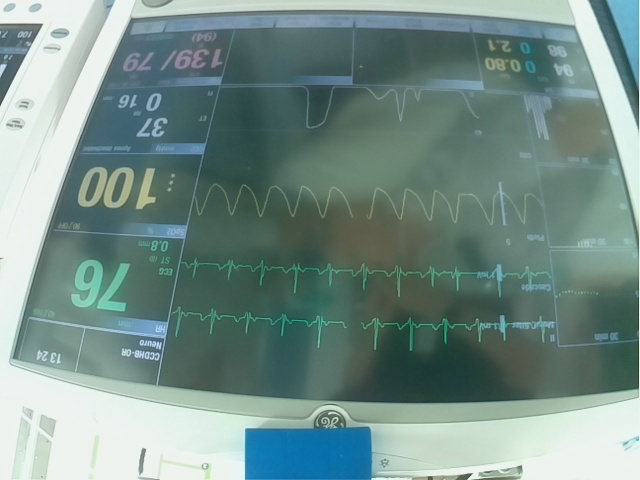
#> input picture image.png, 640 x 480 px, found by its file name
$ python test_keystone.py
#> lines starting #> are read from the running program, lines starting #| are printed output that depends on the picture; after the words box and inside, x2 and y2 are one past the last pixel; in counts of white or black regions, pixels touching at a corner belong together
import os
import cv2
import numpy as np

# https://stackoverflow.com/questions/25724923/opencv-how-do-i-implement-keystone-correction
#This code performs a keystone correction, you click to give the coordinates of the trapezoid the image should be fitting to, and it fits the image to that trapezoid

pSrc = [(  98,67),( 331 ,  75),( 415 , 469),(  27 , 466)]
pDst = [(  27,67),( 415 ,  75),( 415 , 469),(  27 , 466)]
def srcMouse(event, x, y, flags,params):
    global pSrc
    if event == cv2.EVENT_LBUTTONDOWN:

        if len(pSrc) >=4:
            pSrc=[]
        pSrc.append((x,y))
        print(np.array(pSrc,dtype=np.float32))

def dstMouse(event, x, y, flags,params):
    global pDst
    if event == cv2.EVENT_LBUTTONDOWN:
        if len(pDst) >=4:
            pDst=[]
        pDst.append((x,y))

cv2.namedWindow('src')
cv2.setMouseCallback('src', srcMouse, 0)
cv2.namedWindow('dst')
cv2.setMouseCallback('dst', dstMouse, 0)

im = cv2.imread(os.path.join("misc_images", 'image.png'))
#> im is the input picture: shape (480, 640, 3); mean B, G, R 136.9, 142.4, 117.4
dst = np.zeros(im.shape,dtype=np.uint8)
while(1):
    imD = im.copy()
    dstD = dst.copy()
    for p in pSrc:
        cv2.circle(imD,p,2,(255,0,0),-1)
#> imD: shape (480, 640, 3); 0.02% of pixels changed, all inside (x1, y1, x2, y2) = (25, 65, 418, 472)
    for p in pDst:
        cv2.circle(dstD,p,2,(255,0,0),-1)
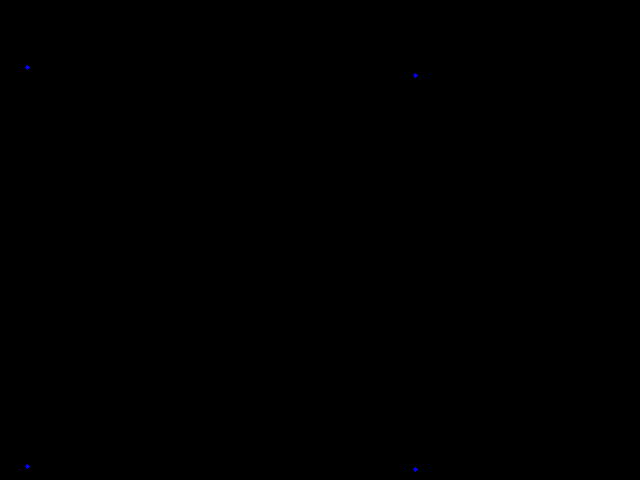
#> dstD: shape (480, 640, 3); mean of channels 0, 1, 2 0, 0, 0; drawn as B, G, R

    if len(pSrc)==4 and len(pDst)==4:
        H = cv2.findHomography(np.array(pSrc,dtype=np.float32),np.array(pDst,dtype=np.float32),cv2.LMEDS)
#> H = ([[1.84, 0.379, -175.8], [-0.0311, 1.99, -55.61], [-7.89e-05, 0.00188, 1]], [1, 1, 1, 1])
        dstD=cv2.warpPerspective(imD,H[0],(dstD.shape[1],dstD.shape[0]))
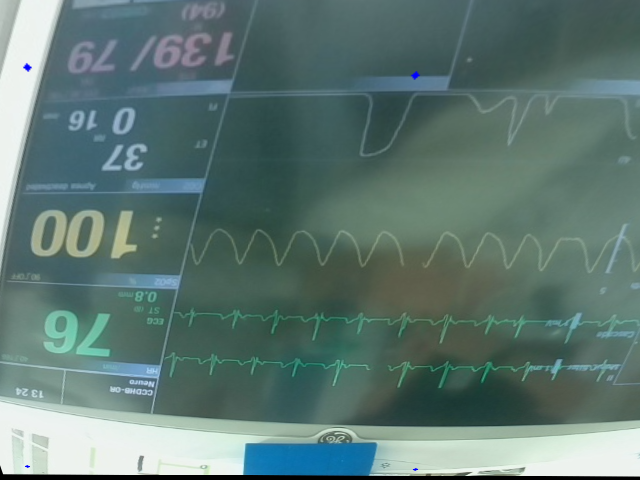
#> dstD: shape (480, 640, 3); mean B, G, R 115, 119.9, 94.4
    cv2.imshow('src',imD)
    cv2.imshow('dst',dstD)
    if cv2.waitKey(1) ==27:
#> (key Esc is pressed here)
        exit(0)
#> (the program exits here)

$ run again, with mod-img.png copied over image.png
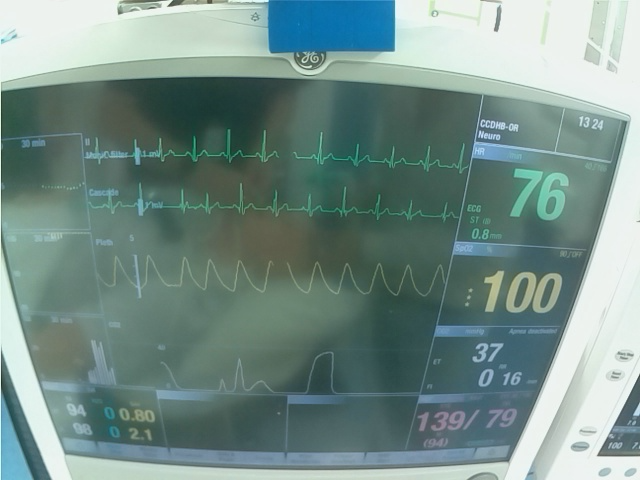
#> input picture mod-img.png, 640 x 480 px, found by its file name
#> im is the input picture: shape (480, 640, 3); mean B, G, R 136.9, 142.4, 117.4
#> H = ([[1.84, 0.379, -175.8], [-0.0311, 1.99, -55.61], [-7.89e-05, 0.00188, 1]], [1, 1, 1, 1])
#> `dstD=cv2.warpPerspective(imD,H[0],(dstD.shape[1],dstD.shape[0]))`:
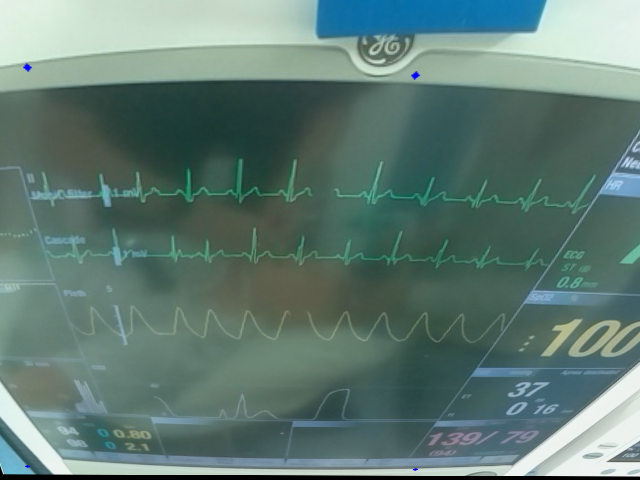
#> dstD: shape (480, 640, 3); mean B, G, R 116.1, 123.2, 96.3

$ run again, with hospital_monitor_layout.jpg saved as image.png
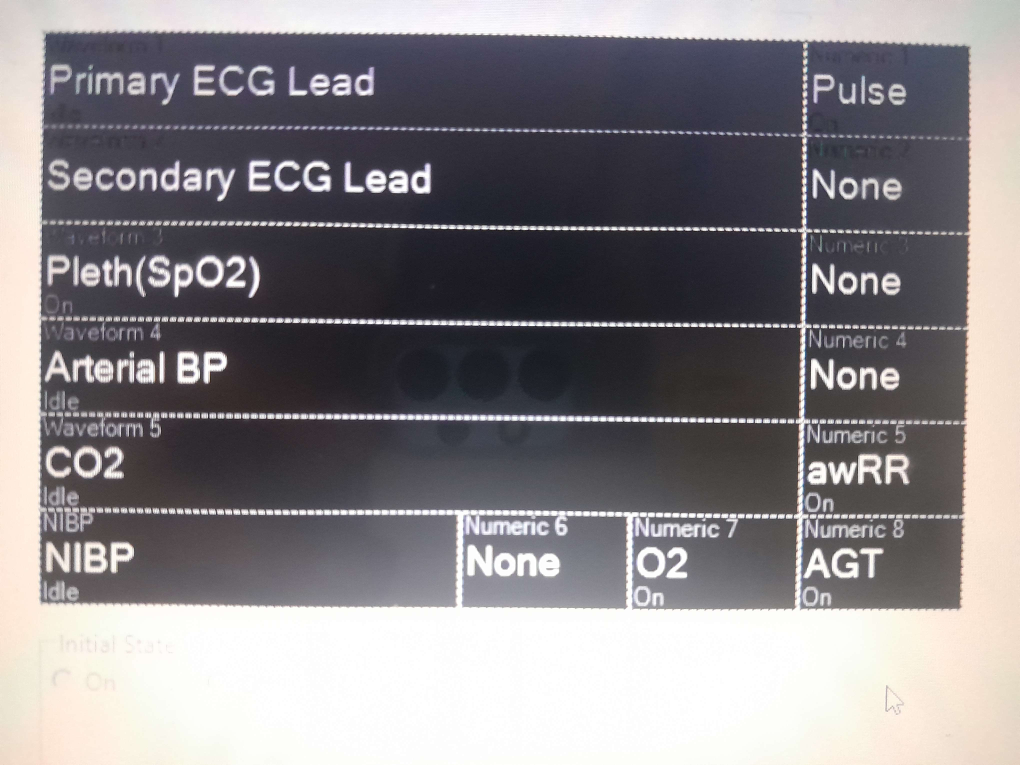
#> input picture hospital_monitor_layout.jpg, 4080 x 3060 px, found by its file name (shown at 1/4 size)
#> im is the input picture: shape (3060, 4080, 3); mean B, G, R 135.8, 132.7, 136.5
#> H = ([[1.84, 0.379, -175.8], [-0.0311, 1.99, -55.61], [-7.89e-05, 0.00188, 1]], [1, 1, 1, 1])
#> `dstD=cv2.warpPerspective(imD,H[0],(dstD.shape[1],dstD.shape[0]))`:
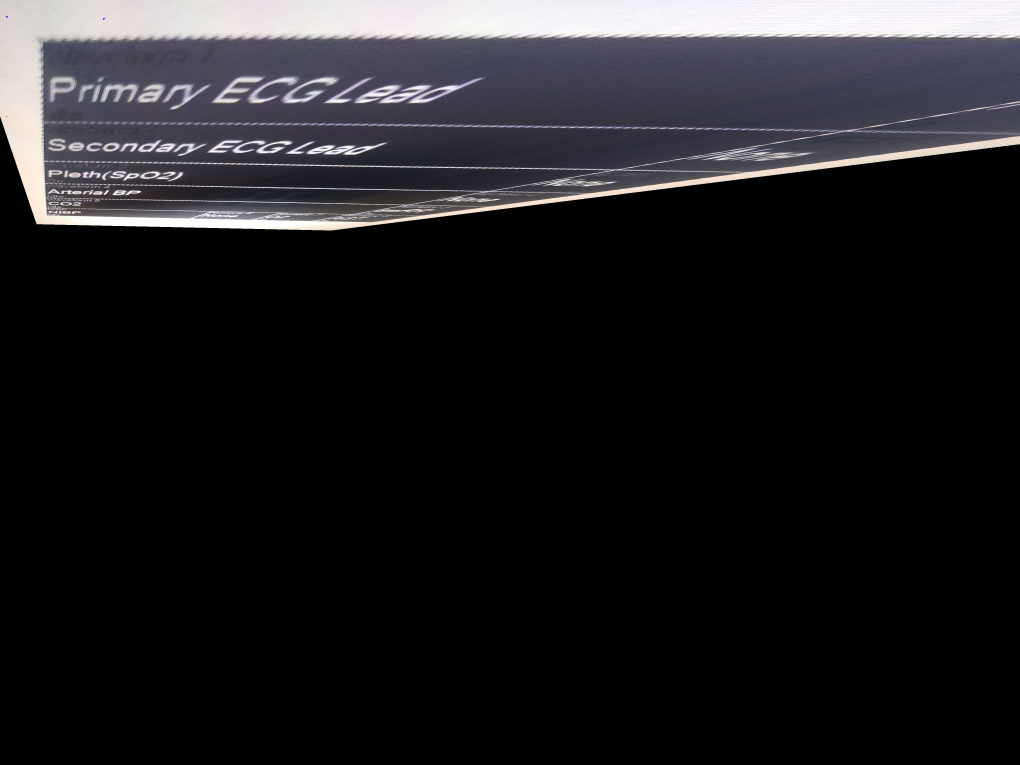
#> dstD: shape (3060, 4080, 3) (shown at 1/4 size); mean B, G, R 32.1, 29.5, 30.2
